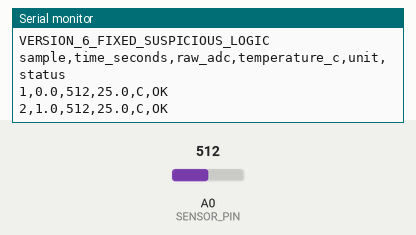
The sketch below on a simulated Arduino Uno, built with avr-gcc and run on an emulated ATmega328P. Shown: the last lines printed to the serial monitor. The inputs (shaded band) are chosen by the test bench; at power-on: A0 (SENSOR_PIN) = 512.

Above: at 1.8 s.
1.9 s: A0 (SENSOR_PIN) set to 574
At 2.9 s:
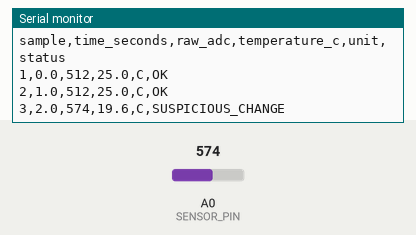
3.5 s: A0 (SENSOR_PIN) set to 600
At 4.9 s:
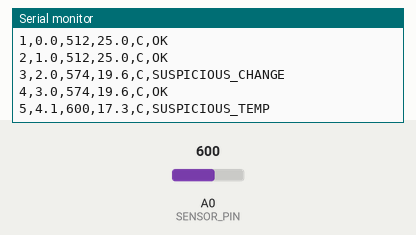
6.5 s: A0 (SENSOR_PIN) set to 773
At 7.5 s:
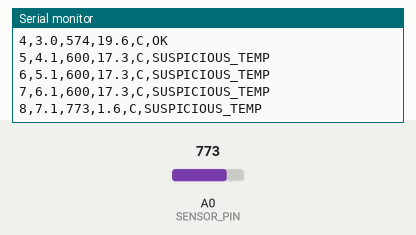
8.0 s: A0 (SENSOR_PIN) set to 798
At 8.9 s:
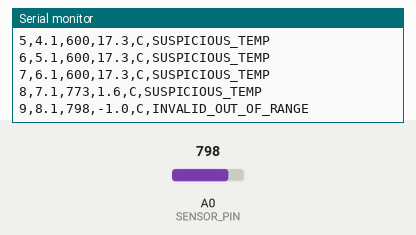
10.5 s: A0 (SENSOR_PIN) set to 1013
At 11.8 s:
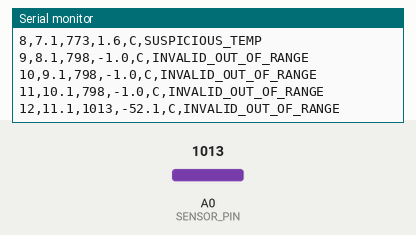
12.0 s: A0 (SENSOR_PIN) set to 1023
At 12.8 s:
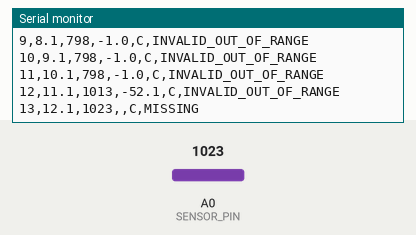

Measured:
- the behaviour switches between 592 and 593 on A0 (SENSOR_PIN) (found by bisection; images 1 and 2)
- the behaviour switches between 788 and 789 on A0 (SENSOR_PIN) (found by bisection; images 3 and 4)
- the behaviour switches between 1022 and 1023 on A0 (SENSOR_PIN) (found by bisection; images 5 and 6)
- after the input at 1.9 s, the serial monitor: prints a new line after 0.15 s (image 1)
- after the input at 3.5 s, the serial monitor: prints a new line after 0.55 s (image 2)
- after the input at 6.5 s, the serial monitor: prints a new line after 0.56 s (image 3)
- after the input at 8.0 s, the serial monitor: prints a new line after 0.06 s (image 4)
- after the input at 10.5 s, the serial monitor: prints a new line after 0.56 s (image 5)
- after the input at 12.0 s, the serial monitor: prints a new line after 0.06 s (image 6)

The sketch:

sensor_code_final_v6.ino
```cpp
// EGN 321 - Virtual Sensor Reliability Lab
// Arduino Uno + NTC Temperature Sensor
// VERSION 6 - FIXED SUSPICIOUS CHANGE LOGIC
//
// Serial output:
// sample,time_seconds,raw_adc,temperature_c,unit,status

#include <math.h>

const int SENSOR_PIN = A0;
const float BETA = 3950.0;

const float MIN_VALID_TEMP_C = 0.0;
const float MAX_VALID_TEMP_C = 50.0;
const float MIN_NORMAL_TEMP_C = 18.0;
const float MAX_NORMAL_TEMP_C = 30.0;
const float MAX_ALLOWED_CHANGE_C = 3.0;

unsigned long sampleNumber = 1;
float previousTemperature = 0.0;
bool havePreviousTemperature = false;

float adcToCelsius(int rawValue) {
  if (rawValue <= 0 || rawValue >= 1023) {
    return NAN;
  }

  float temperatureC =
    1.0 /
    (
      log(
        1.0 / (1023.0 / rawValue - 1.0)
      ) / BETA
      + 1.0 / 298.15
    )
    - 273.15;

  return temperatureC;
}

void setup() {
  Serial.begin(9600);
  Serial.println("VERSION_6_FIXED_SUSPICIOUS_LOGIC");
  Serial.println("sample,time_seconds,raw_adc,temperature_c,unit,status");
}

void loop() {
  int rawValue = analogRead(SENSOR_PIN);
  float temperatureC = adcToCelsius(rawValue);

  String status;

  if (isnan(temperatureC)) {
    status = "MISSING";
  }
  else if (
    temperatureC < MIN_VALID_TEMP_C ||
    temperatureC > MAX_VALID_TEMP_C
  ) {
    status = "INVALID_OUT_OF_RANGE";
  }
  else if (
    temperatureC < MIN_NORMAL_TEMP_C ||
    temperatureC > MAX_NORMAL_TEMP_C
  ) {
    status = "SUSPICIOUS_TEMP";
  }
  else if (
    havePreviousTemperature &&
    fabs(temperatureC - previousTemperature) > MAX_ALLOWED_CHANGE_C
  ) {
    status = "SUSPICIOUS_CHANGE";
  }
  else {
    status = "OK";
  }

  if (
    !isnan(temperatureC) &&
    temperatureC >= MIN_VALID_TEMP_C &&
    temperatureC <= MAX_VALID_TEMP_C
  ) {
    previousTemperature = temperatureC;
    havePreviousTemperature = true;
  }

  Serial.print(sampleNumber);
  Serial.print(",");
  Serial.print(millis() / 1000.0, 1);
  Serial.print(",");
  Serial.print(rawValue);
  Serial.print(",");

  if (isnan(temperatureC)) {
    Serial.print("");
  } else {
    Serial.print(temperatureC, 1);
  }

  Serial.print(",C,");
  Serial.println(status);

  sampleNumber++;
  delay(1000);
}
```
